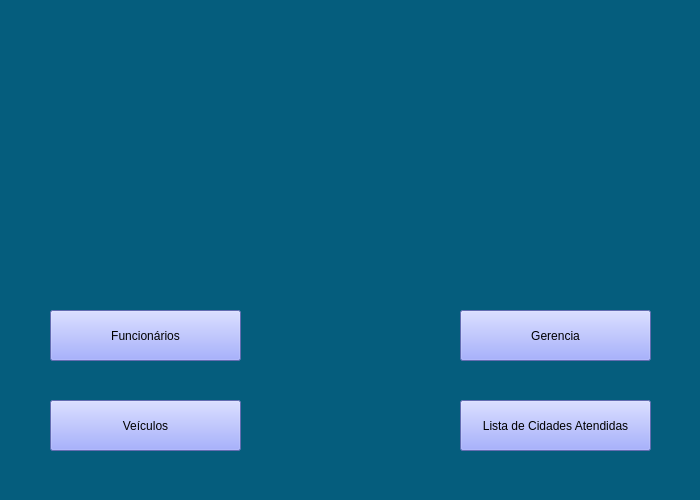
<?xml version="1.0" encoding="UTF-8"?>
<ui version="4.0">
 <class>MenuPrincipal</class>
 <widget class="QMainWindow" name="MenuPrincipal">
  <property name="geometry">
   <rect>
    <x>0</x>
    <y>0</y>
    <width>700</width>
    <height>500</height>
   </rect>
  </property>
  <property name="windowTitle">
   <string>Menu Principal</string>
  </property>
  <property name="styleSheet">
   <string notr="true">background-color: rgb(5, 93, 125);</string>
  </property>
  <widget class="QWidget" name="centralwidget">
   <widget class="QPushButton" name="Funcionario">
    <property name="geometry">
     <rect>
      <x>50</x>
      <y>310</y>
      <width>191</width>
      <height>51</height>
     </rect>
    </property>
    <property name="styleSheet">
     <string notr="true">background-color: rgb(139, 151, 248);</string>
    </property>
    <property name="text">
     <string>Funcionários</string>
    </property>
   </widget>
   <widget class="QPushButton" name="gerencia">
    <property name="geometry">
     <rect>
      <x>460</x>
      <y>310</y>
      <width>191</width>
      <height>51</height>
     </rect>
    </property>
    <property name="styleSheet">
     <string notr="true">background-color: rgb(139, 151, 248);</string>
    </property>
    <property name="text">
     <string>Gerencia</string>
    </property>
   </widget>
   <widget class="QPushButton" name="veiculos">
    <property name="geometry">
     <rect>
      <x>50</x>
      <y>400</y>
      <width>191</width>
      <height>51</height>
     </rect>
    </property>
    <property name="styleSheet">
     <string notr="true">background-color: rgb(139, 151, 248);</string>
    </property>
    <property name="text">
     <string>Veículos</string>
    </property>
   </widget>
   <widget class="QPushButton" name="cidades">
    <property name="geometry">
     <rect>
      <x>460</x>
      <y>400</y>
      <width>191</width>
      <height>51</height>
     </rect>
    </property>
    <property name="styleSheet">
     <string notr="true">background-color: rgb(139, 151, 248);</string>
    </property>
    <property name="text">
     <string>Lista de Cidades Atendidas</string>
    </property>
   </widget>
   <widget class="QLabel" name="Logo">
    <property name="geometry">
     <rect>
      <x>240</x>
      <y>50</y>
      <width>221</width>
      <height>151</height>
     </rect>
    </property>
    <property name="sizePolicy">
     <sizepolicy hsizetype="Preferred" vsizetype="Preferred">
      <horstretch>0</horstretch>
      <verstretch>0</verstretch>
     </sizepolicy>
    </property>
    <property name="autoFillBackground">
     <bool>false</bool>
    </property>
    <property name="text">
     <string/>
    </property>
    <property name="pixmap">
     <pixmap>logo.png</pixmap>
    </property>
    <property name="scaledContents">
     <bool>true</bool>
    </property>
   </widget>
  </widget>
 </widget>
 <resources/>
 <connections/>
</ui>
